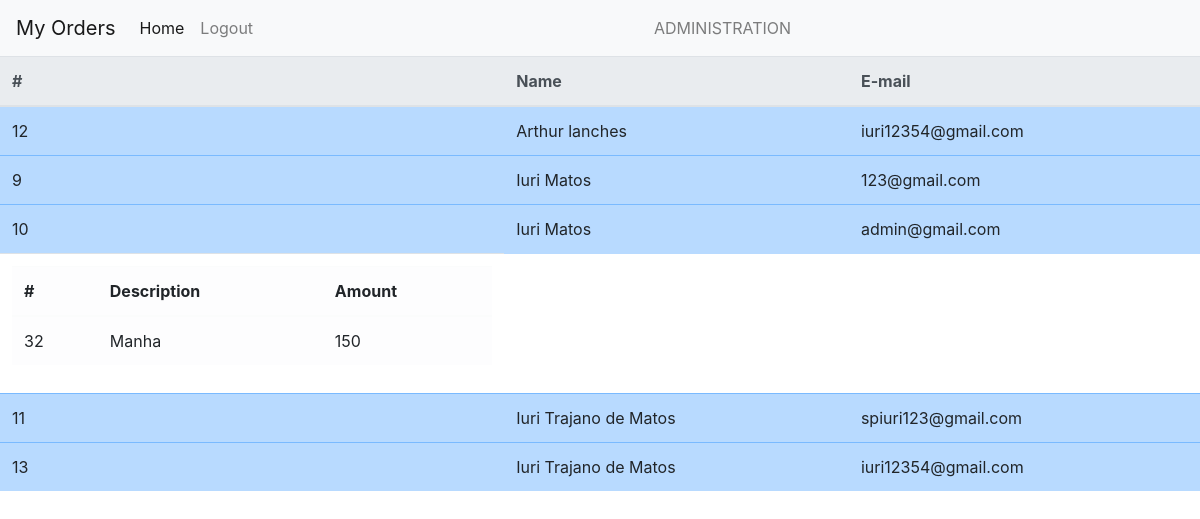
The app's page /admin.php, older data.
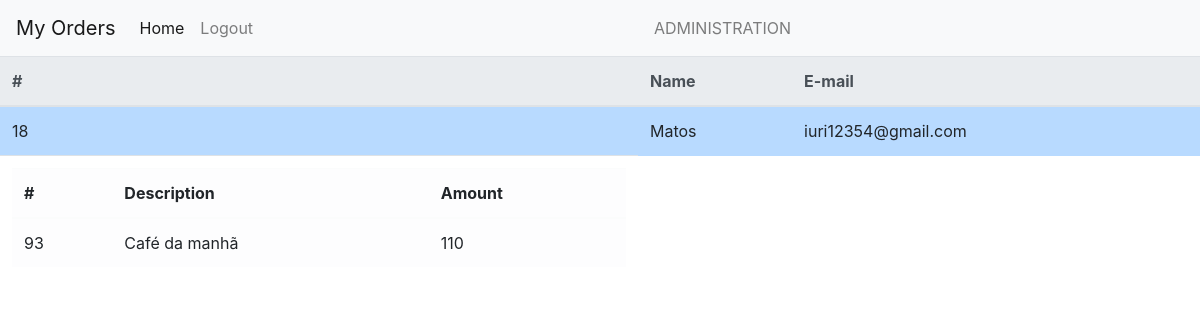
The same page, newer data.
### tables this page shows
CREATE TABLE `customers` (
  `id` int(11) NOT NULL,
  `name` varchar(255) NOT NULL,
  `email` varchar(255) NOT NULL,
  `passwd` varchar(255) NOT NULL,
  `sangue` varchar(3) DEFAULT NULL,
  `genero` varchar(45) DEFAULT NULL,
  `nasc` date DEFAULT NULL,
  `condicao1` int(3) NOT NULL DEFAULT 70,
  `codicao2a` int(3) NOT NULL DEFAULT 70,
  `codicao2b` int(3) NOT NULL DEFAULT 150,
  `codicao3a` int(3) NOT NULL DEFAULT 150,
  `codicao3b` int(3) NOT NULL DEFAULT 200,
  `codicao4` int(3) NOT NULL DEFAULT 200,
  `aplicacao1` int(4) NOT NULL DEFAULT 4,
  `aplicacao2` int(4) NOT NULL DEFAULT 6,
  `aplicacao3` int(4) NOT NULL DEFAULT 8,
  `aplicacao4` int(4) NOT NULL DEFAULT 10
);

CREATE TABLE `orders` (
  `id` int(11) NOT NULL,
  `description` varchar(255) NOT NULL,
  `amount` double NOT NULL,
  `customer_id` int(11) NOT NULL,
  `insulina` int(11) NOT NULL,
  `dia` date DEFAULT NULL
);

### admin.php (the view, shortened to what this page needs)
<!doctype html>
<html lang="en">
  <head>
    <link rel="stylesheet" href="https://stackpath.bootstrapcdn.com/bootstrap/4.4.1/css/bootstrap.min.css">
  </head>
  <body>
  <nav class="navbar navbar-expand-lg navbar-light bg-light">
  <a class="navbar-brand" href="#">My Orders</a>
  <div class="collapse navbar-collapse" id="navbarNav">
    <ul class="navbar-nav">
      <li class="nav-item active">
        <a class="nav-link" href="admin.php">Home <span class="sr-only">(current)</span></a>
      </li>
      <li class="nav-item">
        <a class="nav-link" href="logout.php">Logout</a>
      </li>
    </ul>
  </div>
  <div class="collapse navbar-collapse" id="navbarNav">
    <span class="navbar-text">
       ADMINISTRATION
    </span>
</div>
</nav>
<?php
$conexao = mysqli_connect("localhost","root","","PurchasesDB") or print (mysqli_error());
$query = "SELECT *  FROM customers ORDER BY name";
$resultado = mysqli_query($conexao,$query);
?>
<table class="table">
  <thead class="thead-light">
    <tr>
      <th scope="col">#</th>
      <th scope="col">Name</th>
      <th scope="col">E-mail</th>
    </tr>
  </thead>
  <tbody>
<?php
while($linha = mysqli_fetch_array($resultado)){
    $customerID=$linha['id'];
    $sql="SELECT * FROM orders WHERE customer_id = $customerID";
    $resultOrder = mysqli_query($conexao,$sql);
    echo "<tr class=\"table-primary\"> <td>".$linha['id']."</td>
    <td>".$linha['name']."</td>
    <td>".$linha['email']."</td></tr>";
    if ($resultOrder->num_rows>0){
?>
<tr><td>
      <table class="table table-light">
        <thead>
          <tr>
            <th scope="col">#</th>
            <th scope="col">Description</th>
            <th scope="col">Amount</th>
          </tr>
        </thead>
        <tbody>
<?php
    while($orderLine = mysqli_fetch_array($resultOrder)){
      echo "<tr> <td>".$orderLine['id']."</td>
      <td>".$orderLine['description']."</td>
      <td>".$orderLine['amount']."</td></tr>";
    }
?>    </td></tr>
       </tbody>
      </table>
<?php
  }
}
?>
  </body>
</html>

Row changes from the older to the newer data that the page shows:
removed customers: id "12", name "Arthur lanches", email "iuri12354@gmail.com"
removed customers: id "9", name "Iuri Matos", email "123@gmail.com"
removed customers: id "10", name "Iuri Matos", email "admin@gmail.com"
removed orders: id "32", description "Manha", amount "150", shown under "10"
removed customers: id "11", name "Iuri Trajano de Matos", email "spiuri123@gmail.com"
removed customers: id "13", name "Iuri Trajano de Matos", email "iuri12354@gmail.com"
added customers: id "18", name "Matos", email "iuri12354@gmail.com"
added orders: id "93", description "Café da manhã", amount "110", shown under "18"
